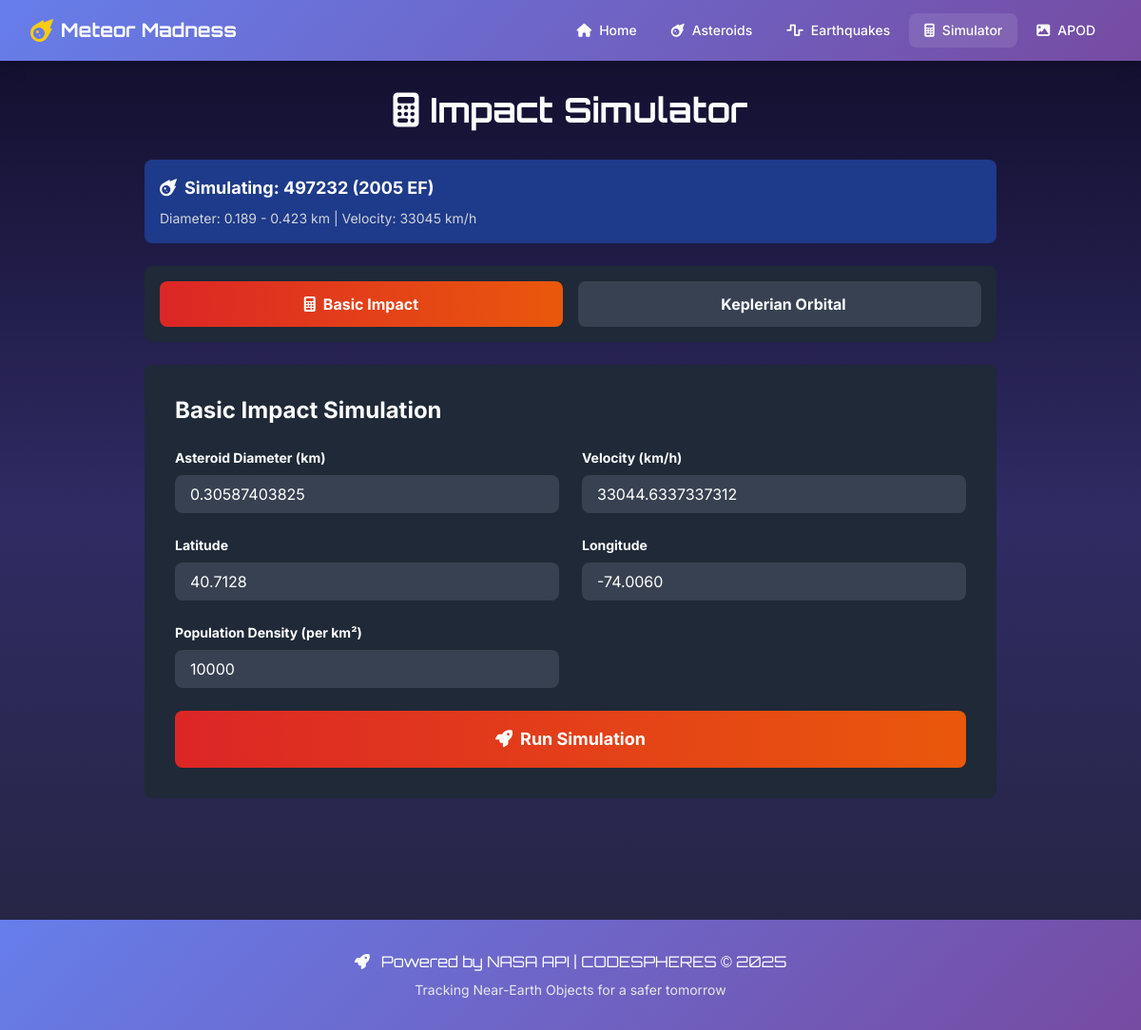
/simulator/?asteroid_id=2497232, run on the app's committed database.
### simulation/models.py (models this page shows, shortened)
class Asteroid(models.Model):
    neo_id = models.CharField(max_length=100, unique=True)
    name = models.CharField(max_length=255)
    absolute_magnitude = models.FloatField(null=True, blank=True)
    estimated_diameter_min_km = models.FloatField(null=True, blank=True)
    estimated_diameter_max_km = models.FloatField(null=True, blank=True)
    is_potentially_hazardous = models.BooleanField(default=False)
    close_approach_date = models.DateField(null=True, blank=True)
    close_approach_datetime = models.DateTimeField(null=True, blank=True)
    relative_velocity_kmh = models.FloatField(null=True, blank=True)
    miss_distance_km = models.FloatField(null=True, blank=True)
    orbiting_body = models.CharField(max_length=50, null=True, blank=True)
    semi_major_axis_au = models.FloatField(null=True, blank=True, help_text="Semi-major axis in AU")
    eccentricity = models.FloatField(null=True, blank=True, help_text="Orbital eccentricity (0-1)")
    inclination_deg = models.FloatField(null=True, blank=True, help_text="Inclination in degrees")
    ascending_node_deg = models.FloatField(null=True, blank=True, help_text="Longitude of ascending node")
    periapsis_arg_deg = models.FloatField(null=True, blank=True, help_text="Argument of periapsis")
    mean_anomaly_deg = models.FloatField(null=True, blank=True, help_text="Mean anomaly at epoch")
    orbital_period_days = models.FloatField(null=True, blank=True, help_text="Orbital period in days")
    predicted_impact_latitude = models.FloatField(null=True, blank=True, help_text="Predicted impact latitude")
    predicted_impact_longitude = models.FloatField(null=True, blank=True, help_text="Predicted impact longitude")
    predicted_impact_location = models.CharField(max_length=255, null=True, blank=True, help_text="Human-readable impact location")
    impact_probability = models.FloatField(default=0.0, help_text="Probability of impact (0-1)")
    impact_energy_megatons = models.FloatField(null=True, blank=True, help_text="Estimated impact energy in megatons")
    crater_diameter_km = models.FloatField(null=True, blank=True, help_text="Estimated crater diameter in km")
    created_at = models.DateTimeField(auto_now_add=True)
    updated_at = models.DateTimeField(auto_now=True)
    class Meta:
        ordering = ['-close_approach_date']
        verbose_name = 'Asteroid'
        verbose_name_plural = 'Asteroids'

### simulation/views.py (the view)
# urls.py: path('simulator/', views.simulator_view, name='simulator'),
def simulator_view(request):
    asteroid = None
    asteroid_id = request.GET.get('asteroid_id')
    if asteroid_id:
        try:
            asteroid = Asteroid.objects.get(neo_id=asteroid_id)
        except Asteroid.DoesNotExist:
            messages.warning(request, f'Asteroid with ID {asteroid_id} not found.')
    context = {
        'asteroid': asteroid
    }
    return render(request, 'simulation/simulator.html', context)

### simulation/templates/simulation/simulator.html (shortened to what this page needs)
{% extends 'simulation/base.html' %}
{% block content %}
<div class="max-w-4xl mx-auto">
    <h1 class="text-4xl font-bold orbitron mb-8 text-center">
        <i class="fas fa-calculator mr-3"></i>Impact Simulator
    </h1>
    {% if asteroid %}
    <div class="bg-blue-900 p-4 rounded-lg mb-6">
        <h3 class="text-lg font-bold mb-2">
            <i class="fas fa-meteor mr-2"></i>Simulating: {{ asteroid.name }}
        </h3>
        <p class="text-sm text-gray-300">
            Diameter: {{ asteroid.estimated_diameter_min_km|floatformat:3 }} - {{ asteroid.estimated_diameter_max_km|floatformat:3 }} km |
            Velocity: {{ asteroid.relative_velocity_kmh|floatformat:0 }} km/h
        </p>
    </div>
    {% endif %}
    <div class="bg-gray-800 rounded-lg p-4 mb-6">
        <div class="flex space-x-4">
            <button id="basicModeBtn" class="flex-1 px-6 py-3 bg-gradient-to-r from-red-600 to-orange-600 rounded-lg font-bold transition">
                <i class="fas fa-calculator mr-2"></i>Basic Impact
            </button>
            <button id="keplerianModeBtn" class="flex-1 px-6 py-3 bg-gray-700 hover:bg-gray-600 rounded-lg font-bold transition">
                Keplerian Orbital
            </button>
        </div>
    </div>
    <div id="basicSimulation" class="bg-gray-800 rounded-lg p-8 mb-8">
        <h2 class="text-2xl font-bold mb-6">Basic Impact Simulation</h2>
        <form id="simulationForm" class="space-y-6">
            <div class="grid grid-cols-1 md:grid-cols-2 gap-6">
                <div>
                    <label class="block text-sm font-bold mb-2">Asteroid Diameter (km)</label>
                    <input type="number" id="diameter" step="any" value="1.0"
                           class="w-full px-4 py-2 bg-gray-700 rounded-lg text-white">
                </div>
                <div>
                    <label class="block text-sm font-bold mb-2">Velocity (km/h)</label>
                    <input type="number" id="velocity" step="any" value="50000"
                           class="w-full px-4 py-2 bg-gray-700 rounded-lg text-white">
                </div>
                <div>
                    <label class="block text-sm font-bold mb-2">Latitude</label>
                    <input type="number" id="latitude" step="0.0001" value="40.7128"
                           class="w-full px-4 py-2 bg-gray-700 rounded-lg text-white">
                </div>
                <div>
                    <label class="block text-sm font-bold mb-2">Longitude</label>
                    <input type="number" id="longitude" step="0.0001" value="-74.0060"
                           class="w-full px-4 py-2 bg-gray-700 rounded-lg text-white">
                </div>
                <div>
                    <label class="block text-sm font-bold mb-2">Population Density (per km²)</label>
                    <input type="number" id="population" step="100" value="10000"
                           class="w-full px-4 py-2 bg-gray-700 rounded-lg text-white">
                </div>
            </div>
            <button type="submit"
                    class="w-full bg-gradient-to-r from-red-600 to-orange-600 hover:from-red-700 hover:to-orange-700 px-8 py-4 rounded-lg text-lg font-bold transition">
                <i class="fas fa-rocket mr-2"></i>Run Simulation
            </button>
        </form>
    </div>
</div>
{% endblock %}

### simulation/templates/simulation/base.html (style rules this page uses)
body { font-family: 'Inter', sans-serif; }
.orbitron { font-family: 'Orbitron', sans-serif; }
.space-bg { background: linear-gradient(to bottom, #0f0c29, #302b63, #24243e); }

### data on the page
Asteroid: name "497232 (2005 EF)", estimated_diameter_min_km "0.189", estimated_diameter_max_km "0.423", relative_velocity_kmh "33045"
